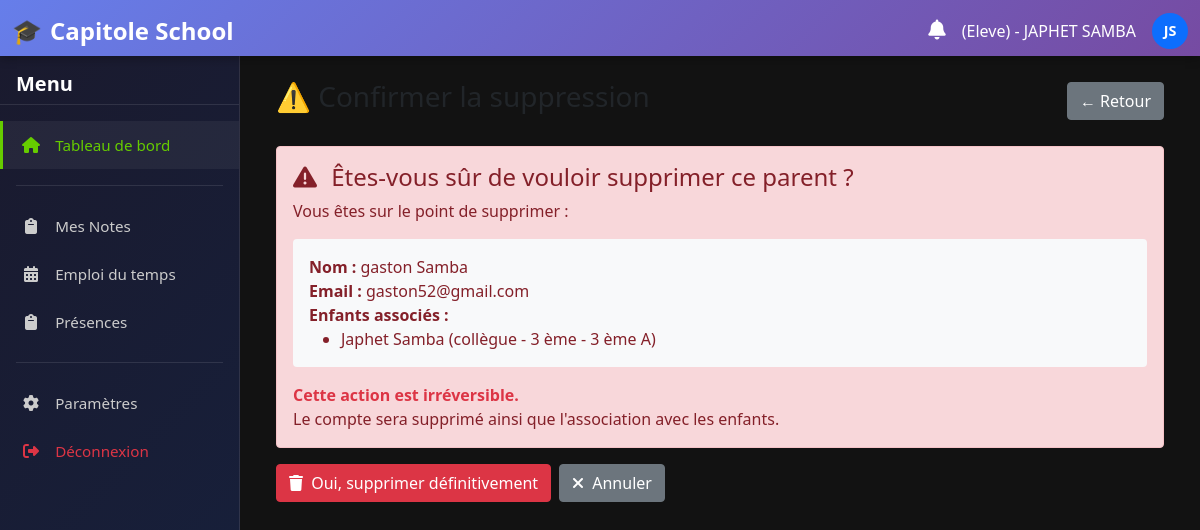
/parents/5/supprimer_parent/ (signed in), run on the app's committed database.
### home/models.py (models this page shows, shortened)
class Utilisateur(AbstractUser):
    ROLES = (
        ('admin', 'Administrateur'),
        ('enseignant', 'Enseignant'),
        ('eleve', 'Élève'),
        ('parent', 'Parent'),
        ('directeur', 'Directeur'),
        ('secretaire', 'Secrétaire'),
        ('surveillant', 'Surveillant'),
    )
    role = models.CharField(_("Rôle"), max_length=20, choices=ROLES, db_index=True)
    telephone = models.CharField(_("Téléphone"), max_length=20, blank=True)
    photo = models.ImageField(_("Photo"), upload_to='utilisateurs/', blank=True, null=True)
    class Meta:
        verbose_name = _("Utilisateur")
        verbose_name_plural = _("Utilisateurs")
        ordering = ['last_name', 'first_name']
    def get_full_name(self):
        full_name = f"{self.first_name} {self.last_name}".strip()
        return full_name or self.username

class Parent(models.Model):
    utilisateur = models.OneToOneField(
        Utilisateur,
        on_delete=models.CASCADE,
        limit_choices_to={'role': 'parent'},
        related_name='parent_profile',
        verbose_name=_("Utilisateur")
    )
    enfants = models.ManyToManyField(
        Eleve,
        verbose_name=_("Enfants"),
        related_name='parents',
        blank=True
    )
    class Meta:
        verbose_name = _("Parent")
        verbose_name_plural = _("Parents")

class Eleve(models.Model):
    GENRE_CHOICES = [
        ('M', _('Masculin')),
        ('F', _('Féminin')),
        ('Autre', _('Autre')),
    ]
    utilisateur = models.OneToOneField(
        Utilisateur,
        on_delete=models.CASCADE,
        limit_choices_to={'role': 'eleve'},
        related_name='eleve_profile',
        verbose_name=_("Utilisateur")
    )
    matricule = models.CharField(_("Matricule"), max_length=20, unique=True)
    date_naissance = models.DateField(_("Date de naissance"))
    genre = models.CharField(_("Genre"), max_length=10, choices=GENRE_CHOICES)
    contact_urgence = models.CharField(_("Contact d'urgence"), max_length=100, blank=True)
    infos_medicaux = models.TextField(_("Informations médicales"), blank=True)
    classe_actuelle = models.ForeignKey(
        Classe,
        on_delete=models.SET_NULL,
        null=True,
        blank=True,
        related_name='eleves',
        verbose_name=_("Classe actuelle")
    )
    date_inscription = models.DateField(
        _("Date d'inscription"),
        auto_now_add=True,
        null=True,
        blank=True
    )
    STATUT_CHOICES = [
        ('INSCRIT', 'Inscrit'),
        ('EN_ATTENTE', 'En attente'),
        ('SUSPENDU', 'Suspendu'),
        ('EXCLUE', 'Exclu'),
        ('TRANSFERE', 'Transféré'),
    ]
    statut = models.CharField(
        _("Statut"),
        max_length=20,
        choices=STATUT_CHOICES,
        default='INSCRIT',
        db_index=True
    )
    class Meta:
        verbose_name = _("Élève")
        verbose_name_plural = _("Élèves")

class Classe(models.Model):
    niveau = models.ForeignKey(Niveau, on_delete=models.CASCADE, related_name='classes', verbose_name=_("Niveau"))
    nom = models.CharField(_("Nom de la classe"), max_length=50)
    effectif_max = models.PositiveIntegerField(_("Effectif maximum"), null=True, blank=True)
    class Meta:
        verbose_name = _("Classe")
        verbose_name_plural = _("Classes")
        unique_together = ('niveau', 'nom')
        ordering = ['niveau', 'nom']
    def __str__(self):
        return f"{self.niveau} - {self.nom}"

class Niveau(models.Model):
    cycle = models.ForeignKey(Cycle, on_delete=models.CASCADE, related_name='niveaux', verbose_name=_("Cycle"))
    nom = models.CharField(_("Nom du niveau"), max_length=50)
    class Meta:
        verbose_name = _("Niveau")
        verbose_name_plural = _("Niveaux")
        unique_together = ('cycle', 'nom')
        ordering = ['cycle', 'nom']
    def __str__(self):
        return f"{self.cycle} - {self.nom}"

class Cycle(models.Model):
    nom = models.CharField(_("Nom du cycle"), max_length=50, unique=True)
    class Meta:
        verbose_name = _("Cycle")
        verbose_name_plural = _("Cycles")
    def __str__(self):
        return self.nom

### home/views.py (the view)
# urls.py: path('parents/<int:pk>/supprimer_parent/', views.supprimer_parent, name='supprimer_parent'),
@login_required
def supprimer_parent(request, pk):
    utilisateur = get_object_or_404(Utilisateur, pk=pk, role='parent')
    try:
        parent = utilisateur.parent_profile
        enfants = parent.enfants.all()
    except:
        parent = None
        enfants = []
    if request.method == 'POST':
        nom = utilisateur.get_full_name()
        utilisateur.delete()
        messages.success(request, f"Parent '{nom}' supprimé définitivement.")
        return redirect('home:liste_parents')
    return render(request, 'gestion/dashboards/supprimer_parent.html', {
        'parent': parent,
        'enfants': enfants
    })

### home/templatetags/notification_extras.py (called while the page is built)
@register.filter
def has_unread_notifications(user):
    return user.notifications.filter(statut='NON_LU').exists()

### home/templates/gestion/dashboards/supprimer_parent.html (shortened to what this page needs)
{% extends "gestion/base.html" %}
{% block content %}
<div class="container-fluid">
    <div class="d-flex justify-content-between align-items-center mb-4">
        <h1 class="h3 text-dark">⚠️ Confirmer la suppression</h1>
        <a href="{% url 'home:liste_parents' %}" class="btn btn-secondary">← Retour</a>
    </div>
    <div class="alert alert-danger">
        <h4 class="alert-heading">
            <i class="fas fa-exclamation-triangle me-2"></i>
            Êtes-vous sûr de vouloir supprimer ce parent ?
        </h4>
        <p>
            Vous êtes sur le point de supprimer :
        </p>
        <div class="bg-light p-3 rounded mb-3">
            <strong>Nom :</strong> {{ parent.utilisateur.get_full_name }}<br>
            <strong>Email :</strong> {{ parent.utilisateur.email }}<br>
            <strong>Enfants associés :</strong>
            {% if enfants %}
                <ul class="mb-0">
                    {% for eleve in enfants %}
                        <li>{{ eleve.utilisateur.get_full_name }} ({{ eleve.classe_actuelle|default:"Non assigné" }})</li>
                    {% endfor %}
                </ul>
            {% else %}
                Aucun
            {% endif %}
        </div>
        <p class="mb-0">
            <strong class="text-danger">Cette action est irréversible.</strong><br>
            Le compte sera supprimé ainsi que l'association avec les enfants.
        </p>
    </div>
    <form method="post">
        <div class="d-flex gap-2">
            <button type="submit" class="btn btn-danger">
                <i class="fas fa-trash me-1"></i> Oui, supprimer définitivement
            </button>
            <a href="{% url 'home:liste_parents' %}" class="btn btn-secondary">
                <i class="fas fa-times me-1"></i> Annuler
            </a>
        </div>
    </form>
</div>
{% endblock %}

### home/templates/gestion/base.html (shortened to what this page needs)
<!DOCTYPE html>
<html lang="fr">
<head>
   {% load static %}
{% load notification_extras %}
    <link href="{% static 'css/bootstrap.min.css' %}" rel="stylesheet">
    <link rel="stylesheet" href="https://cdnjs.cloudflare.com/ajax/libs/font-awesome/6.4.0/css/all.min.css">
</head>
<body>
    <nav class="navbar navbar-dark">
        <div class="container-fluid">
            <a class="navbar-brand" href="{% url 'home:home' %}">Capitole School</a>
            <div class="d-flex align-items-center gap-3">
                <div class="position-relative">
                    <a href="{% url 'home:notifications' %}" class="text-white text-decoration-none">
                        <i class="fas fa-bell fs-5"></i>
                    </a>
                </div>
                <span class="text-white d-none d-md-block">
                    ({{user.role|title}}) - {{ user.first_name|upper }} {{ user.last_name|upper }}
                </span>
                <div class="bg-primary rounded-circle d-flex align-items-center justify-content-center text-white"
                     style="width: 36px; height: 36px; font-weight: bold; font-size: 0.9rem;">
                    {{ user.first_name|first|upper }}{{ user.last_name|first|upper }}
                </div>
            </div>
        </div>
    </nav>
    <aside class="sidebar" id="sidebar">
        <h5 class="mb-3 px-3">Menu</h5>
        <ul class="nav flex-column">
            <li class="nav-item">
                <a class="nav-link active" href="{% url 'home:home' %}">
                    <i class="fas fa-home"></i> <span>Tableau de bord</span>
                </a>
            </li>
            {% if user.role == 'eleve' %}
                <div class="nav-divider"></div>
                <li class="nav-item">
                    <a class="nav-link" href="{% url 'home:eleve_dashboard' %}">
                        <i class="fas fa-clipboard"></i> <span>Mes Notes</span>
                    </a>
                </li>
                <li class="nav-item">
                    <a class="nav-link" href="{% url 'home:eleve_dashboard' %}">
                        <i class="fas fa-calendar-alt"></i> <span>Emploi du temps</span>
                    </a>
                </li>
                <li class="nav-item">
                    <a class="nav-link" href="{% url 'home:eleve_dashboard' %}">
                        <i class="fas fa-clipboard"></i> <span>Présences</span>
                    </a>
                </li>
            {% endif %}
            <div class="nav-divider"></div>
            <li class="nav-item">
                <a class="nav-link" href="/">
                    <i class="fas fa-cog"></i> <span>Paramètres</span>
                </a>
            </li>
            <li class="nav-item">
                <a class="nav-link text-danger" href="{% url 'home:logout' %}">
                    <i class="fas fa-sign-out-alt"></i> <span>Déconnexion</span>
                </a>
            </li>
        </ul>
    </aside>
    <main id="main-content">
        {% block content %}
        {% endblock %}
    </main>
</body>
</html>

### home/templates/gestion/base.html (style rules this page uses)
:root { --sidebar-width: 240px; --navbar-height: 56px; --primary-color: #667eea; --primary-gradient: linear-gradient(135deg, #667eea 0%, #764ba2 100%); --sidebar-bg: linear-gradient(135deg, #1a1a2e 0%, #16213e 100%); --success-color: #66CC00; }
body { background-color: #000000; color: white; overflow: hidden; font-family: 'Segoe UI', sans-serif; margin: 0; padding: 0; height: 100vh; }
.navbar { position: fixed; top: 0; left: 0; right: 0; z-index: 1030; background: var(--primary-gradient); height: var(--navbar-height); box-shadow: 0 2px 10px rgba(0,0,0,0.3); }
.navbar-brand { font-weight: bold; display: flex; align-items: center; gap: 8px; font-size: 1.5rem; }
.navbar-brand::before { content: "🎓"; font-size: 1.5rem; }
.sidebar { position: fixed; top: var(--navbar-height); left: 0; width: var(--sidebar-width); height: calc(100vh - var(--navbar-height)); background: var(--sidebar-bg); color: white; z-index: 1020; overflow-y: auto; transition: transform 0.3s ease; padding: 1rem 0; border-right: 1px solid rgba(255,255,255,0.1); }
.sidebar h5 { padding: 0 1rem; margin-bottom: 1rem; font-weight: 600; border-bottom: 1px solid rgba(255,255,255,0.1); padding-bottom: 0.5rem; }
.sidebar .nav-link { color: #ccc; border-radius: 0; margin: 0; padding: 0.75rem 1rem; border-left: 3px solid transparent; transition: all 0.2s ease; }
.sidebar .nav-link:hover, .sidebar .nav-link.active { color: var(--success-color); background: rgba(255,255,255,0.05); border-left-color: var(--success-color); }
.sidebar .nav-link i { width: 24px; text-align: center; margin-right: 8px; }
.sidebar .nav-link span { font-size: 0.95rem; }
.sidebar .nav-item { margin: 0; }
.sidebar .nav-divider { height: 1px; background: rgba(255,255,255,0.1); margin: 1rem 1rem; }
main { position: fixed; top: var(--navbar-height); left: var(--sidebar-width); right: 0; bottom: 0; padding: 1.5rem; overflow-y: auto; background-color: #121212; transition: left 0.3s ease; box-sizing: border-box; }
.sidebar, main { animation: fadeIn 0.3s ease-out; }

### data on the page
Utilisateur: role "Eleve", first_name "JAPHET", last_name "SAMBA", first_name|first "J", last_name|first "S"
Parent: utilisateur.get_full_name "gaston Samba", utilisateur.email "gaston52@gmail.com"
Eleve: utilisateur.get_full_name "Japhet Samba", classe_actuelle "collègue - 3 ème - 3 ème A"
